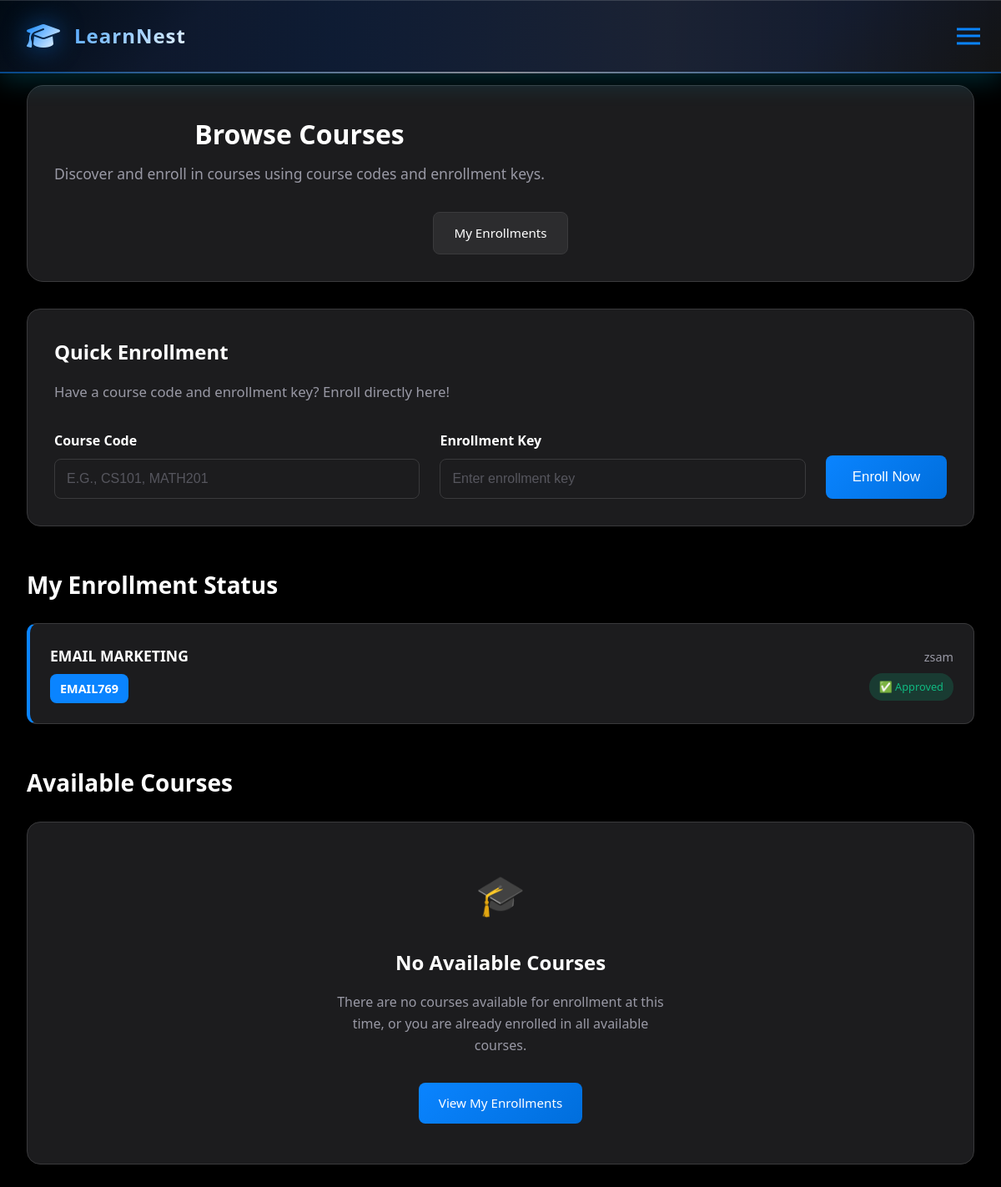
Page /student/courses (signed in) on the committed database.
### tables this page shows
CREATE TABLE enrollments (
                id INTEGER PRIMARY KEY AUTOINCREMENT,
                student_id INTEGER NOT NULL,
                course_id INTEGER NOT NULL,
                status TEXT NOT NULL DEFAULT 'pending',
                payment_screenshot TEXT,
                enrolled_at TIMESTAMP DEFAULT CURRENT_TIMESTAMP,
                approved_at TIMESTAMP,
                progress_percentage REAL DEFAULT 0, manual_progress_override REAL DEFAULT NULL,
                FOREIGN KEY (student_id) REFERENCES users (id),
                FOREIGN KEY (course_id) REFERENCES courses (id),
                UNIQUE(student_id, course_id)
            );

CREATE TABLE courses (
                id INTEGER PRIMARY KEY AUTOINCREMENT,
                course_code TEXT UNIQUE NOT NULL,
                title TEXT NOT NULL,
                description TEXT,
                syllabus TEXT,
                instructor_id INTEGER NOT NULL,
                category TEXT,
                max_students INTEGER DEFAULT 50,
                start_date DATE,
                end_date DATE,
                enrollment_key_hash TEXT,
                created_at TIMESTAMP DEFAULT CURRENT_TIMESTAMP,
                is_active BOOLEAN DEFAULT 1,
                FOREIGN KEY (instructor_id) REFERENCES users (id)
            );

CREATE TABLE users (
                id INTEGER PRIMARY KEY AUTOINCREMENT,
                username TEXT UNIQUE NOT NULL,
                email TEXT UNIQUE NOT NULL,
                password_hash TEXT NOT NULL,
                role TEXT NOT NULL DEFAULT 'student',
                full_name TEXT NOT NULL,
                bio TEXT,
                profile_image TEXT,
                instructor_approval_status TEXT DEFAULT 'approved',
                approved_by INTEGER,
                approved_at TIMESTAMP,
                created_at TIMESTAMP DEFAULT CURRENT_TIMESTAMP,
                last_login TIMESTAMP,
                is_active BOOLEAN DEFAULT 1, instructor_screenshot TEXT, profile_picture TEXT,
                FOREIGN KEY (approved_by) REFERENCES users (id)
            );

### app.py (the view)
@app.route('/student/courses')
@login_required
def student_browse_courses():
    if not current_user.is_student():
        flash('Access denied. Student account required.', 'error')
        return redirect(url_for('dashboard'))
    with db_lock:
        conn = get_db_connection()
        available_courses = conn.execute('''
            SELECT c.*, u.full_name as instructor_name,
                   COUNT(e.id) as enrollment_count
            FROM courses c
            JOIN users u ON c.instructor_id = u.id
            LEFT JOIN enrollments e ON c.id = e.course_id AND e.status = 'approved'
            LEFT JOIN enrollments student_e ON c.id = student_e.course_id AND student_e.student_id = ?
            WHERE c.is_active = 1 AND student_e.id IS NULL
            GROUP BY c.id
            ORDER BY c.created_at DESC
        ''', (current_user.id,)).fetchall()
        my_enrollments = conn.execute('''
            SELECT e.*, c.title as course_title, c.course_code,
                   u.full_name as instructor_name
            FROM enrollments e
            JOIN courses c ON e.course_id = c.id
            JOIN users u ON c.instructor_id = u.id
            WHERE e.student_id = ?
            ORDER BY e.enrolled_at DESC
        ''', (current_user.id,)).fetchall()
        conn.close()
    return render_template('student/browse_courses.html',
                         available_courses=available_courses,
                         my_enrollments=my_enrollments)

### app.py (called while the page is built)
@app.context_processor
def inject_csrf_token():
    if 'csrf_token' not in session:
        session['csrf_token'] = secrets.token_urlsafe(32)
    return dict(csrf_token=session['csrf_token'])

def get_db_connection():
    conn = sqlite3.connect(DATABASE, timeout=30)
    conn.execute('PRAGMA journal_mode=WAL;')
    conn.execute('PRAGMA synchronous=NORMAL;')
    conn.execute('PRAGMA cache_size=10000;')
    conn.execute('PRAGMA temp_store=MEMORY;')
    conn.row_factory = sqlite3.Row
    return conn

@login_manager.user_loader
def load_user(user_id):
    try:
        with db_lock:
            conn = get_db_connection()
            user = conn.execute(
                'SELECT * FROM users WHERE id = ? AND is_active = 1', (user_id,)
            ).fetchone()
            conn.close()
        if user:
            profile_pic = user['profile_picture'] if 'profile_picture' in user.keys() else None
            return User(user['id'], user['username'], user['email'], user['role'],
                       user['full_name'], user['created_at'], user['is_active'],
                       user['instructor_approval_status'] if user['instructor_approval_status'] else 'approved',
                       user['approved_by'],
                       user['approved_at'],
                       profile_pic)
    except sqlite3.OperationalError:
        pass
    return None

    def is_student(self):
        return self.role == 'student'

### templates/student/browse_courses.html (shortened to what this page needs)
{% extends "base.html" %}
{% block content %}
<div class="page-container">
    <div class="page-header">
        <div class="header-content">
            <h1>Browse Courses</h1>
            <p>Discover and enroll in courses using course codes and enrollment keys.</p>
        </div>
        <div class="header-actions">
            <a href="{{ url_for('student_my_enrollments') }}" class="btn btn-secondary">
                My Enrollments
            </a>
        </div>
    </div>
    <div class="quick-enroll-section">
        <div class="enroll-card">
            <h3>Quick Enrollment</h3>
            <p>Have a course code and enrollment key? Enroll directly here!</p>
            <form method="POST" action="{{ url_for('student_enroll') }}" class="enroll-form">
                <div class="form-row">
                    <div class="form-group">
                        <label for="course_code">Course Code</label>
                        <input type="text"
                               id="course_code"
                               name="course_code"
                               required
                               placeholder="e.g., CS101, MATH201"
                               pattern="[A-Z0-9]+"
                               title="Course code should contain only uppercase letters and numbers">
                    </div>
                    <div class="form-group">
                        <label for="enrollment_key">Enrollment Key</label>
                        <input type="password"
                               id="enrollment_key"
                               name="enrollment_key"
                               required
                               placeholder="Enter enrollment key">
                    </div>
                    <div class="form-group">
                        <button type="submit" class="btn btn-primary btn-lg">
                            Enroll Now
                        </button>
                    </div>
                </div>
            </form>
        </div>
    </div>
    {% if my_enrollments %}
        <div class="section">
            <h2>My Enrollment Status</h2>
            <div class="enrollments-status">
                {% for enrollment in my_enrollments[:3] %}
                    <div class="enrollment-status-item {{ enrollment.status }}">
                        <div class="course-info">
                            <h4>{{ enrollment.course_title }}</h4>
                            <span class="course-code">{{ enrollment.course_code }}</span>
                        </div>
                        <div class="enrollment-info">
                            <span class="instructor">{{ enrollment.instructor_name }}</span>
                            <span class="status-badge {{ enrollment.status }}">
                                {% if enrollment.status == 'pending' %}
                                    ⏳ Pending Approval
                                {% elif enrollment.status == 'approved' %}
                                    ✅ Approved
                                {% elif enrollment.status == 'rejected' %}
                                    ❌ Rejected
                                {% endif %}
                            </span>
                        </div>
                    </div>
                {% endfor %}
            </div>
        </div>
    {% endif %}
    <div class="section">
        <h2>Available Courses</h2>
        {% if available_courses %}
            <div class="courses-grid">
                {% for course in available_courses %}
                    <div class="course-card">
                        <div class="card-header">
                            <div class="course-badge">
                                <span class="course-code">{{ course.course_code }}</span>
                                <div class="enrollment-count">
                                    👥 {{ course.enrollment_count }}
                                </div>
                            </div>
                            <div class="course-category">
                                <span class="category-badge">{{ course.category or "General" }}</span>
                            </div>
                        </div>
                        <div class="card-body">
                            <h3 class="course-title">{{ course.title }}</h3>
                            <div class="instructor-info">
                                👨‍🏫
                                <span>{{ course.instructor_name }}</span>
                            </div>
                            {% if course.description %}
                                <p class="course-description">
                                    {{ course.description[:150] }}{% if course.description|length > 150 %}...{% endif %}
                                </p>
                            {% endif %}
                            <div class="course-meta">
                                {% if course.start_date %}
                                    <div class="meta-item">
                                        📅
                                        <span>Starts {{ course.start_date }}</span>
                                    </div>
                                {% endif %}
                                <div class="meta-item">
                                    🎓
                                    <span>Max {{ course.max_students }} students</span>
                                </div>
                                {% if course.duration %}
                                    <div class="meta-item">
                                        ⏰
                                        <span>{{ course.duration }} weeks</span>
                                    </div>
                                {% endif %}
                            </div>
                        </div>
                        <div class="card-footer">
                            <button type="button"
                                    class="btn btn-enroll"
                                    onclick="enrollInCourse('{{ course.course_code }}', '{{ course.title }}')">
                                🔑 Enroll Now
                            </button>
                        </div>
                    </div>
                {% endfor %}
            </div>
        {% else %}
            <div class="empty-state">
                <span>🎓</span>
                <h3>No Available Courses</h3>
                <p>There are no courses available for enrollment at this time, or you are already enrolled in all available courses.</p>
                {% if my_enrollments %}
                    <a href="{{ url_for('student_my_enrollments') }}" class="btn btn-primary">
                        View My Enrollments
                    </a>
                {% endif %}
            </div>
        {% endif %}
    </div>
</div>
{% endblock %}

### templates/base.html (style rules this page uses)
:root { --black: #000000; --gray-50: #0D0D0D; --gray-100: #1C1C1E; --gray-200: #2C2C2E; --gray-300: #3A3A3C; --gray-400: #48484A; --gray-500: #636366; --gray-600: #8E8E93; --gray-700: #9999A5; --gray-800: #AEAEB2; --gray-900: #C7C7CC; --white: #ffffff; --primary: #0A84FF; --primary-dark: #006EDC; --success: #0A84FF; --warning: #FF9F0A; --info: #64D2FF; --danger: #FF453A; --accent: #BF5AF2; --text-primary: #FFFFFF; --text-secondary: #9999A5; --text-light: #56565E; --text-disabled: #3A3A3E; --background: var(--black); --card-bg: var(--gray-100); --card-hover: var(--gray-200); --border: var(--gray-300); --border-light: var(--gray-400); --shadow-sm: 0 2px 8px rgba(0, 0, 0, 0.4); --shadow: 0 2px 12px rgba(0, 0, 0, 0.5); --shadow-md: 0 4px 16px rgba(0, 0, 0, 0.6); --shadow-lg: 0 4px 20px rgba(0, 0, 0, 0.6); --shadow-xl: 0 8px 32px rgba(0, 0, 0, 0.7); --gradient-primary: linear-gradient(135deg, var(--primary) 0%, var(--primary-dark) 100%); --gradient-success: linear-gradient(135deg, var(--success) 0%, #28CD4B 100%); --gradient-warning: linear-gradient(135deg, var(--warning) 0%, #FF8800 100%); --gradient-accent: linear-gradient(135deg, var(--accent) 0%, #A646E8 100%); --gradient-bg: linear-gradient(135deg, var(--black) 0%, var(--gray-50) 100%); --radius-sm: 0.5rem; --radius: 0.75rem; --radius-md: 1rem; --radius-lg: 1.25rem; --radius-xl: 1.5rem; }
* { margin: 0; padding: 0; box-sizing: border-box; }
body { font-family: system-ui, -apple-system, sans-serif; background: linear-gradient(135deg, var(--black) 0%, var(--gray-100) 100%); min-height: 100vh; line-height: 1.6; color: var(--text-primary); margin: 0; padding-top: 70px; }
.btn { display: inline-flex; align-items: center; gap: 0.5rem; padding: 0.75rem 1.5rem; border: none; border-radius: var(--radius); font-weight: 600; text-decoration: none; cursor: pointer; transition: all 0.2s; font-size: 0.9rem; color: var(--white); }
.btn-primary { background: var(--gradient-primary); color: white; }
.btn-secondary { background: var(--gray-200); color: var(--text-primary); border: 1px solid var(--border); }
.page-container { max-width: 1400px; margin: 0 auto; padding: 2rem; }
.page-header { display: flex; justify-content: space-between; align-items: center; margin-bottom: 2rem; padding: 2rem; background: var(--card-bg); border-radius: var(--radius-lg); box-shadow: var(--shadow-md); border: 1px solid var(--border); }
.header-content h1 { font-size: 2.25rem; margin-bottom: 0.5rem; color: var(--text-primary); font-weight: 800; }
.header-content p { color: var(--text-secondary); font-size: 1.1rem; }
.header-actions { display: flex; gap: 1rem; }
.form-group { margin-bottom: 1.5rem; }
.form-group label { display: block; margin-bottom: 0.5rem; font-weight: 600; color: var(--text-primary); }
.form-group input, .form-group select, .form-group textarea { width: 100%; padding: 0.75rem 1rem; border: 1px solid var(--border); border-radius: var(--radius); font-size: 1rem; transition: all 0.2s; color: var(--text-primary); background: var(--gray-200); }
.form-group input::placeholder, .form-group textarea::placeholder { color: var(--text-light); }
.empty-state { text-align: center; padding: 3rem 2rem; color: var(--text-secondary); }
.empty-state h3 { color: var(--text-primary); margin-bottom: 1rem; font-weight: 600; }
@media (max-width: 1200px) { .page-header { flex-direction: column; gap: 1.5rem; text-align: center; } }
@media (max-width: 1200px) { .header-actions { width: 100%; justify-content: center; } }
@media (max-width: 1200px) { .container, .page-container { padding: 1rem; } }
body, .navbar, .card, .stat-card, .btn, .form-group input, .form-group select, .form-group textarea { transition: background-color 0.3s ease, color 0.3s ease, border-color 0.3s ease; }

### rows in the picture
enrollments: course_title "EMAIL MARKETING", course_code "EMAIL769", instructor_name "zsam", status "✅ Approved"
